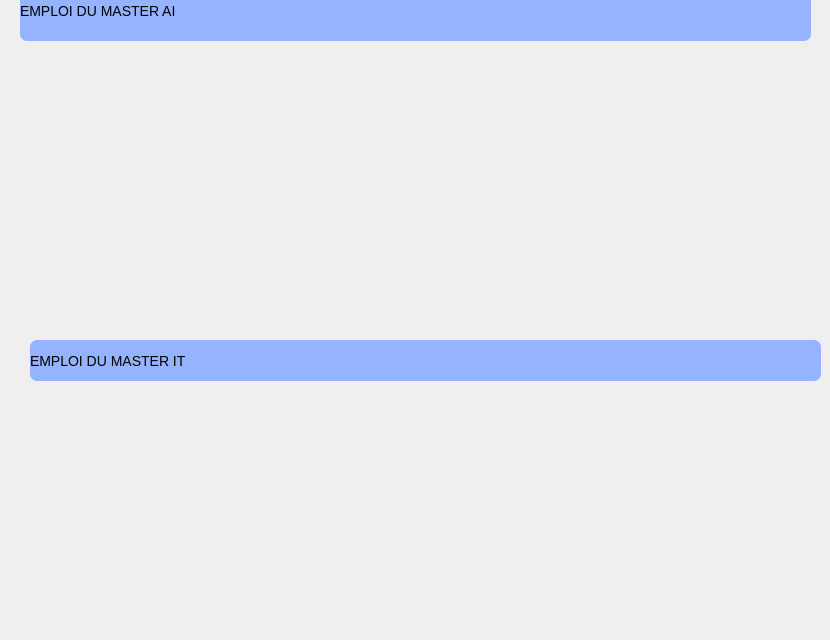
      <widget class="QWidget" name="page_12">
       <widget class="QLabel" name="label_213">
        <property name="geometry">
         <rect>
          <x>20</x>
          <y>-20</y>
          <width>791</width>
          <height>61</height>
         </rect>
        </property>
        <property name="styleSheet">
         <string notr="true">*{
 width: 50px;
  height: 50px;
  border-radius: 7%; /* Sets all corners to 50% curvature, creating a circle */
color:black;
 background-color: rgb(148, 180, 255);
  color: #fff;
  text-align: center;
  line-height: 50px;
  border: none;
  cursor: pointer;
	font: 8pt &quot;Andalus&quot;;
font-size:14px;
color:black;

}</string>
        </property>
        <property name="text">
         <string>EMPLOI DU MASTER AI </string>
        </property>
       </widget>
       <widget class="QLabel" name="label_415">
        <property name="geometry">
         <rect>
          <x>30</x>
          <y>340</y>
          <width>791</width>
          <height>41</height>
         </rect>
        </property>
        <property name="styleSheet">
         <string notr="true">*{
 width: 50px;
  height: 50px;
  border-radius: 7%; /* Sets all corners to 50% curvature, creating a circle */
color:black;
 background-color: rgb(148, 180, 255);
  color: #fff;
  text-align: center;
  line-height: 50px;
  border: none;
  cursor: pointer;
	font: 8pt &quot;Andalus&quot;;
font-size:14px;
color:black;

}</string>
        </property>
        <property name="text">
         <string>EMPLOI DU MASTER IT</string>
        </property>
       </widget>
       <widget class="QLabel" name="label_254">
        <property name="geometry">
         <rect>
          <x>50</x>
          <y>70</y>
          <width>701</width>
          <height>261</height>
         </rect>
        </property>
        <property name="styleSheet">
         <string notr="true">image: url(:/Pictures/AI.jpg);</string>
        </property>
        <property name="text">
         <string/>
        </property>
       </widget>
       <widget class="QLabel" name="label_255">
        <property name="geometry">
         <rect>
          <x>50</x>
          <y>400</y>
          <width>711</width>
          <height>231</height>
         </rect>
        </property>
        <property name="styleSheet">
         <string notr="true">image: url(:/Pictures/IT.jpg);</string>
        </property>
        <property name="text">
         <string/>
        </property>
       </widget>
      </widget>
